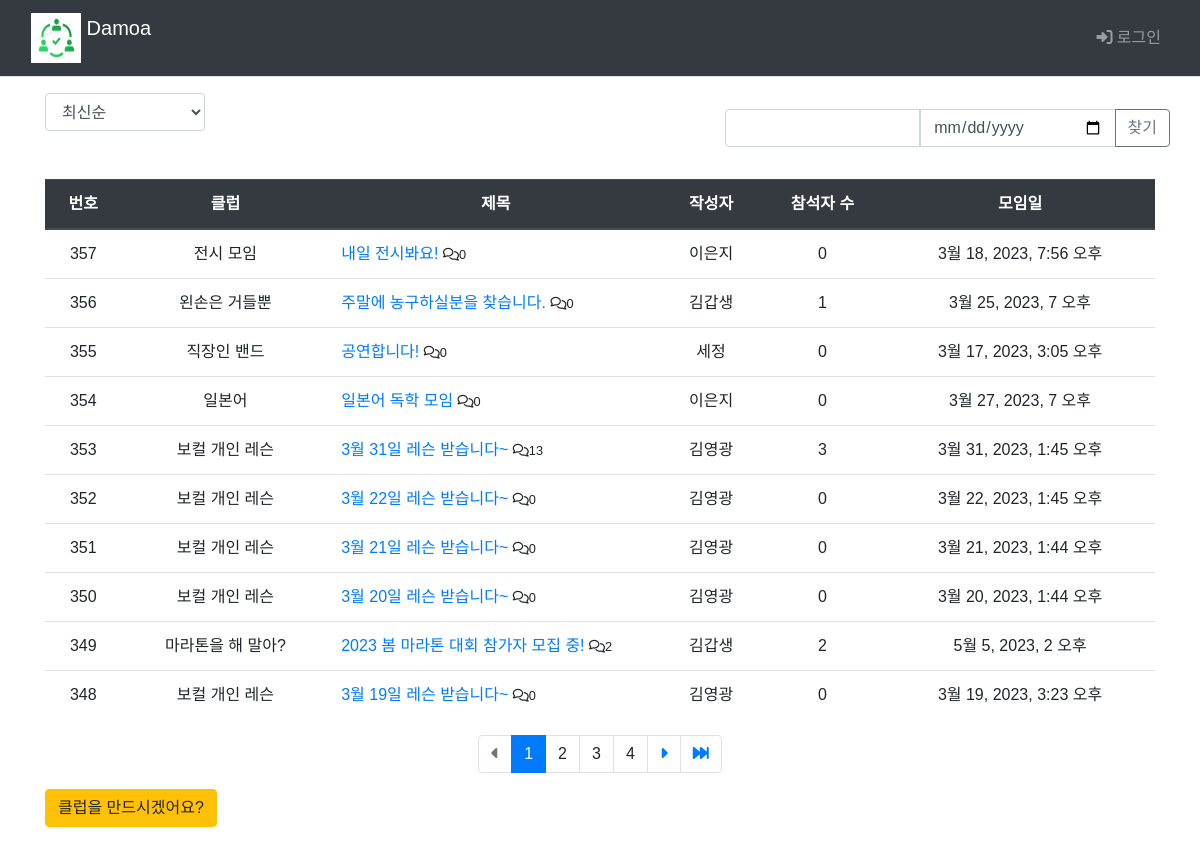
Page /main/board_list/ on the committed database.
### main/models.py (models this page shows, shortened)
class Board(models.Model):
    club = models.ForeignKey(Club, on_delete=models.CASCADE)
    author = models.ForeignKey(settings.AUTH_USER_MODEL, on_delete=models.CASCADE, default=1, null=True, related_name='author_board')
    subject = models.CharField('제목', max_length = 200)
    content = models.TextField('내용')
    create_date = models.DateTimeField('생성일')
    modify_date = models.DateTimeField(null=True, blank=True)
    voter=models.ManyToManyField(settings.AUTH_USER_MODEL, related_name='voter_board')
    event_date = models.DateTimeField('모임일',null=True, blank=True)

class Club(models.Model):
    class category(models.TextChoices):
        from django.utils.translation import gettext_lazy as _
        COOK = 'CK', _('Cook')
        CULTURE = 'CT', _('Culture')
        GAME = 'GA', _('Game')
        LANGUAGE = 'LA', _('Language')
        MUSIC = 'MU', _('Music')
        OUTDOOR = 'OD', _('Outdoor')
        SPORTS = 'SP', _('Sports')
    category = models.CharField(
        max_length=10,
        choices = category.choices,
        null=True
    )
    name=models.TextField('클럽이름')
    author = models.ForeignKey(settings.AUTH_USER_MODEL, on_delete=models.CASCADE, default=1, null=True, related_name='author_club')
    def __str__(self):
        return self.name

### common/models.py (models this page shows)
class CustomUser(AbstractBaseUser, PermissionsMixin) :
    email = models.EmailField(blank=True, unique=True, default='')
    username = models.CharField(max_length = 15, unique=True)
    name = models.CharField(max_length=15)
    age = models.IntegerField()
    ad = models.CharField(max_length=50)
    is_active = models.BooleanField(default=True)
    is_superuser = models.BooleanField(default=True)
    is_staff = models.BooleanField(default=True)
    date_joined = models.DateTimeField(default=timezone.now)
    last_login = models.DateTimeField(blank=True, null=True)
    objects = CustomUserManager()
    USERNAME_FIELD = 'username'
    REQUIRED_FIELD = ['name']
    class Meta :
        ordering = ['-date_joined']
        verbose_name = 'User'
        verbose_name_plural = 'User'

### main/views.py (the view, shortened to what this page needs)
# urls.py: path('main/board_list/', views.board_list, name='board_list'),
def board_list(request):
    page = request.GET.get('page', '1')  # 페이지
    kw = request.GET.get('kw', '')  # 검색어
    so = request.GET.get('so', 'recent') # 정렬 기준 / default 최신순
    category = request.GET.get('category', '')
    event_date = request.GET.get('event_date', '')
    if so == 'recent':
        board_list = Board.objects.order_by('-create_date')
    elif so == 'late':
        board_list = Board.objects.order_by('create_date')
    elif so == 'recommend':
        board_list = Board.objects.annotate(
            num_voter = Count('voter')).order_by('-num_voter', '-create_date')
    elif so == 'popular':
        board_list = Board.objects.annotate(
            num_reply = Count('reply')).order_by('-num_reply', '-create_date')
    else : # 위 경우 제외 board_id 역순정렬
        board_list = Board.objects.order_by('-id')
    if category :
        board_list = board_list.filter(club__category=category)  # 클럽 카테고리 검색
    if event_date :
        event_date = datetime.strptime(event_date, '%Y-%m-%d') - timedelta(seconds=1)
        board_list = board_list.filter(event_date__range=[event_date, event_date+timedelta(days=1)])
    paginator = Paginator(board_list, 10)  # 페이지당 10개
    page_obj = paginator.get_page(page)
    context = {'board_list':page_obj, 'page':page, 'kw':kw, 'so':so, 'category':category, 'event_date':event_date}
    return render(request, 'main/board_list.html', context)

### templates/main/board_list.html (shortened to what this page needs)
{% extends 'base.html' %}
{% load static %}
{% load main_filter %}
{% block content %}
  <div class="container my-3">
    <div class="row justify-content-between my-3">
      <div class="col-2">
        <select class="form-control so">
          <option value="recent" {% if so == 'recent' %} selected{% endif %}>
            최신순
          </option>
        </select>
      </div>
      <div class="row col-5 my-3">
        <form method="GET" action="{% url 'main:board_list' %}">
          <div class="input-group">
            <input type="text" id="search_kw" name="kw" class="form-control kw" value="{{ kw|default_if_none:'' }}">
            <input type="date" id="search_event_date" class="form-control" name="event_date" value="{{ event_date|default_if_none:'' }}">
            <div class="input-group-append">
              <button class="btn btn-outline-secondary" type="submit" id="btn_search">찾기</button>
            </div>
          </div>
        </form>
      </div>
  </div>
    <table class="table">
      <thead>
        <tr class="text-center thead-dark">
          <th>번호</th>
          <th>클럽</th>
          <th style="width:30%">제목</th>
          <th>작성자</th>
          <th>참석자 수</th>
          <th>모임일</th>
        </tr>
      </thead>
      <tbody>
        {% if board_list %}
          {% for board in board_list %}
            <tr class="text-center">
              <td>{{board.id}}</td>
              <td>{{ board.club }}</td>
              <td class="text-left">
                <a href="{%url 'main:detail' board.id%}">{{board.subject}}</a>  <small><i class="fa-regular fa-comments"></i>{{board.reply_set.count}}</small>
              </td>
              <td>{{board.author.name}}</td>
              <td>{{board.voter.count}}</td>
              <td>{{board.event_date}}</td>
            </tr>
          {% endfor %}
        {% else %}
          게시글이 없습니다.
        {% endif %}
      </tbody>
    </table>
    <ul class="pagination justify-content-center">
      {% if board_list.has_previous %}
        <li class="page-item">
          <a class="page-link" href="#" data-page="1">
            <i class="fa-solid fa-backward-fast"></i>
          </a>
        </li>
        <li class="page-item">
          <a class="page-link" href="#" data-page="{{ board_list.previous_page_number }}">
            <i class="fa-solid fa-caret-left"></i>
          </a>
        </li>
      {% else %}
        <li class="page-item disabled">
          <a class="page-link" tabindex="-1" aria-disabled="true" href="#">
            <i class="fa-solid fa-caret-left"></i>
          </a>
        </li>
      {% endif %}
      {% for page_number in board_list.paginator.page_range %}
        {% if page_number >= board_list.number|add:-3 and page_number <= board_list.number|add:3 %}
          {% if page_number == board_list.number %}
            <li class="page-item active" aria-current="page">
              <a class="page-link" data-page="{{ page_number }}">
                {{ page_number }}
              </a>
            </li>
          {% else %}
            <li class="" page-item="page-item">
              <a class="page-link" data-page="{{ page_number }}">
                {{ page_number }}
              </a>
            </li>
          {% endif %}
        {% endif %}
      {% endfor %}
      {% if board_list.has_next %}
        <li class="page-item">
          <a class="page-link" href="#" data-page="{{ board_list.next_page_number }}">
            <i class="fa-solid fa-caret-right"></i>
          </a>
        </li>
        <li class="page-item">
          <a class="page-link" href="#" data-page="{{ board_list.paginator.num_pages }}">
            <i class="fa-solid fa-forward-fast"></i>
          </a>
        </li>
      {% else %}
        <li class="page-item disabled">
          <a class="page-link" tabindex="-1" aria-disabled="true" href="#">
            <i class="fa-solid fa-caret-right"></i>
          </a>
        </li>
      {% endif %}
    </ul>
    {% if user.author_club.all %}
    <a href="{%url 'main:board_create' %}" class="btn btn-warning">
      <i class="fa-solid fa-pen"></i>
      게시글 등록
    </a>
    {% else %}
      <a href="{%url 'main:club_create' %}" class="btn btn-warning">클럽을 만드시겠어요?</a>
    {% endif %}
  </div>
{% endblock %}

### static/style.css (style rules this page uses)
* { font-family: 'Noto Sans KR', sans-serif; }
.page-link { border: 0px; }

### rows in the picture
Board: id "357", club "전시 모임", subject "내일 전시봐요!", reply_set.count "0", author.name "이은지", voter.count "0", event_date "3월 18, 2023, 7:56 오후"
Board: id "356", club "왼손은 거들뿐", subject "주말에 농구하실분을 찾습니다.", reply_set.count "0", author.name "김갑생", voter.count "1", event_date "3월 25, 2023, 7 오후"
Board: id "355", club "직장인 밴드", subject "공연합니다!", reply_set.count "0", author.name "세정", voter.count "0", event_date "3월 17, 2023, 3:05 오후"
Board: id "354", club "일본어", subject "일본어 독학 모임", reply_set.count "0", author.name "이은지", voter.count "0", event_date "3월 27, 2023, 7 오후"
Board: id "353", club "보컬 개인 레슨", subject "3월 31일 레슨 받습니다~", reply_set.count "13", author.name "김영광", voter.count "3", event_date "3월 31, 2023, 1:45 오후"
Board: id "352", club "보컬 개인 레슨", subject "3월 22일 레슨 받습니다~", reply_set.count "0", author.name "김영광", voter.count "0", event_date "3월 22, 2023, 1:45 오후"
Board: id "351", club "보컬 개인 레슨", subject "3월 21일 레슨 받습니다~", reply_set.count "0", author.name "김영광", voter.count "0", event_date "3월 21, 2023, 1:44 오후"
Board: id "350", club "보컬 개인 레슨", subject "3월 20일 레슨 받습니다~", reply_set.count "0", author.name "김영광", voter.count "0", event_date "3월 20, 2023, 1:44 오후"
Board: id "349", club "마라톤을 해 말아?", subject "2023 봄 마라톤 대회 참가자 모집 중!", reply_set.count "2", author.name "김갑생", voter.count "2", event_date "5월 5, 2023, 2 오후"
Board: id "348", club "보컬 개인 레슨", subject "3월 19일 레슨 받습니다~", reply_set.count "0", author.name "김영광", voter.count "0", event_date "3월 19, 2023, 3:23 오후"

### other values in the picture
{{ page_number }} "1"
{{ page_number }} "2" "3" "4"
